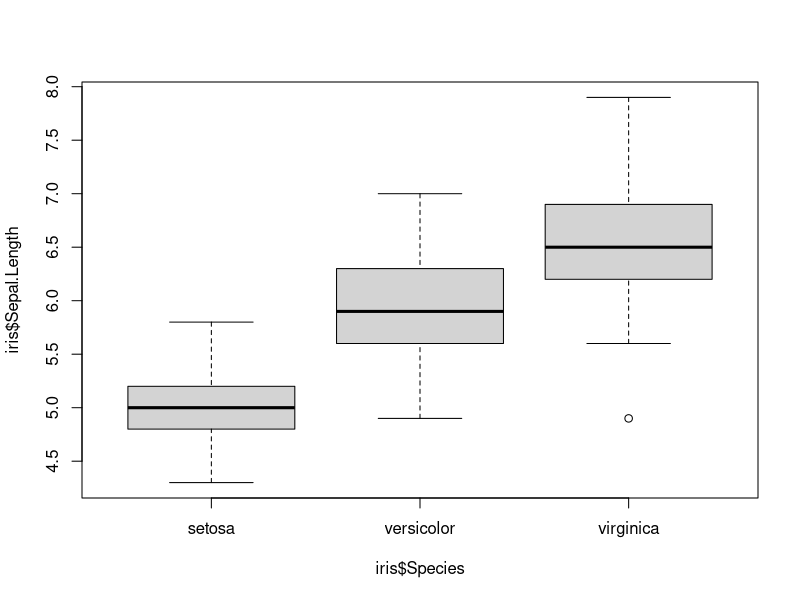

Recreate this plot in R. (Note: this script raises an error after producing the figure.)
## ---- chunk 1
iris
## ---- chunk 2
boxplot(iris$Sepal.Length~iris$Species)
## ---- chunk 3
mod <- aov(iris$Petal.Length~iris$Species)
anova(mod)
## ---- chunk 4
untidy <- read.delim("tidyr-example.txt")
untidy
## ---- chunk 5
library(tidyr)
gather(untidy, Treatment, Result, c(treatmenta,treatmentb))
## ---- chunk 6
gather(untidy, Treatment, Result, -Name)
## ---- chunk 7
gather(untidy, Treatment, Result, 2:3)
## ---- chunk 8
untidy
tidy <- gather(untidy, Treatment, Result, c(treatmenta,treatmentb))
## ---- chunk 9
messyData <- read.delim("clinicalData.txt")
messyData
## ---- chunk 10
spread(tidyData, key = Treatment,value=Value)
## ---- chunk 11
separate(tidyData, "Treatment",into=c("Treatment","Replicate"))
